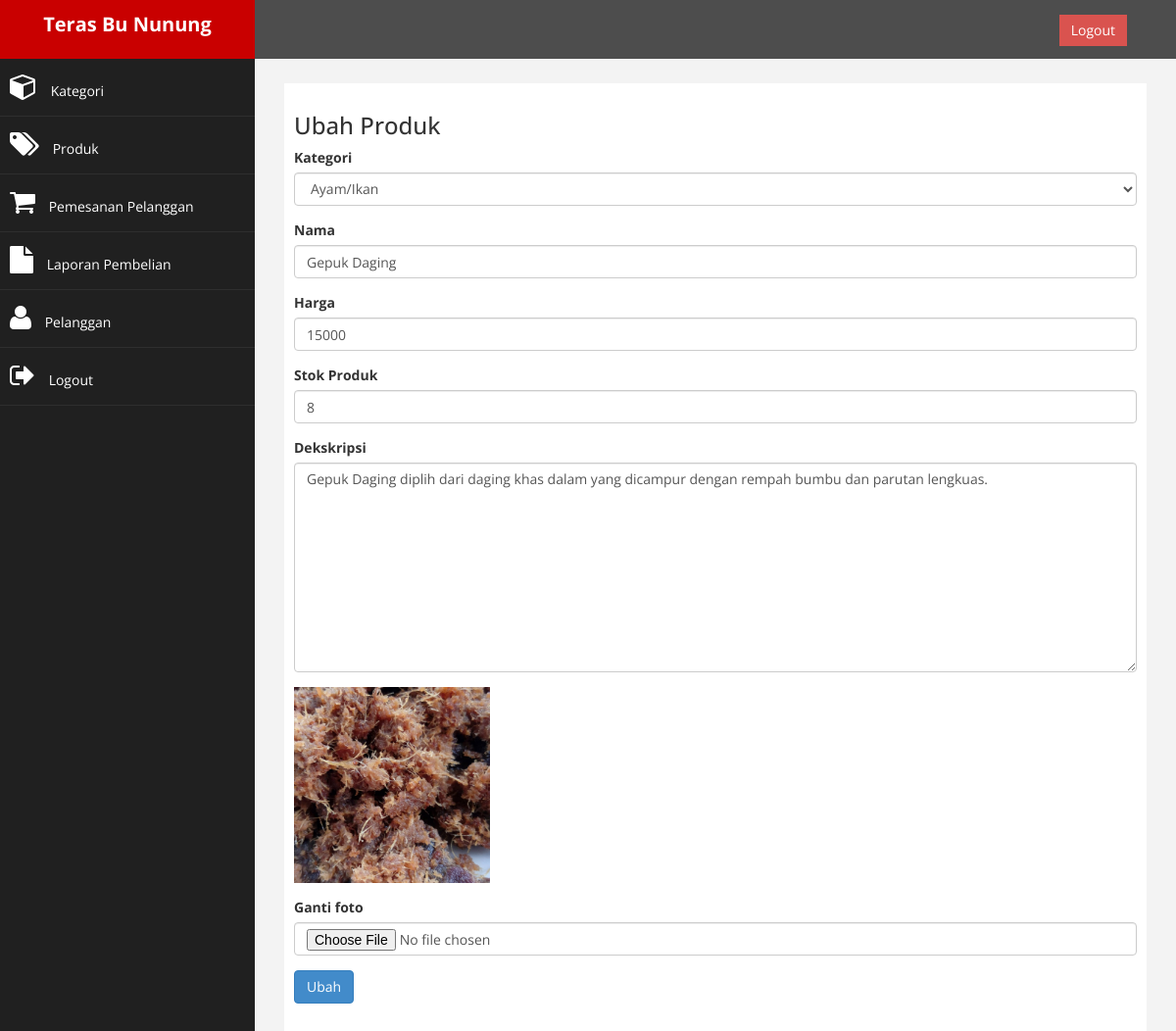
Screenshot of /admin/index.php?halaman=ubahproduk&id=2 (signed in) with the database file from the repository.
### tables this page shows
CREATE TABLE `produk` (
  `id_produk` int(11) NOT NULL,
  `id_kategori` int(5) NOT NULL,
  `nama_produk` varchar(100) NOT NULL,
  `harga_produk` int(11) NOT NULL,
  `foto_produk` varchar(100) NOT NULL,
  `des_produk` text NOT NULL,
  `stok_produk` int(5) NOT NULL
);

CREATE TABLE `kategori` (
  `id_kategori` int(5) NOT NULL,
  `nama_kategori` varchar(100) NOT NULL
);

### admin/ubahproduk.php (the view, shortened to what this page needs)
<h3>Ubah Produk</h3>
<?php
$ambil = $koneksi->query("SELECT * FROM produk WHERE id_produk='$_GET[id]'");
$pecah = $ambil->fetch_assoc();
?>
<?php
$datakategori = array();
$ambil = $koneksi->query("SELECT * FROM kategori");
while ($tiap = $ambil->fetch_assoc()) {
    $datakategori[] = $tiap;
}
?>
<form method="POST" enctype="multipart/form-data">
    <div class="form-group">
        <label>Kategori</label>
        <select name="id_kategori" class="form-control">
            <?php foreach ($datakategori as $key => $value) : ?>
                <option value="<?php echo $value["id_kategori"] ?>" <?php if ($pecah["id_kategori"] == $value["id_kategori"]) {
                                                                        echo "selected";
                                                                    } ?>>
                    <?php echo $value["nama_kategori"] ?>
                </option>
            <?php endforeach ?>
        </select>
    </div>
    <div class="form-group">
        <label>Nama</label>
        <input type="text" class="form-control" name="nama" value="<?php echo $pecah['nama_produk']; ?>">
    </div>
    <div class="form-group">
        <label>Harga</label>
        <input type="number" class="form-control" name="harga" value="<?php echo $pecah['harga_produk']; ?>">
    </div>
    <div class="form-group">
        <label>Stok Produk</label>
        <input type="number" class="form-control" name="stok" value="<?php echo $pecah['stok_produk']; ?>">
    </div>
    <div class="form-group">
        <label>Dekskripsi</label>
        <textarea class="form-control" name="deskripsi" rows="10"><?php echo $pecah['des_produk']; ?></textarea>
    </div>
    <div class="form-group">
        <img src="../foto_produk/<?php echo $pecah['foto_produk'] ?> " width="200px">
    </div>
    <div class="form-group">
        <label>Ganti foto</label>
        <input type="file" class="form-control" name="foto">
    </div>
    <button class="btn btn-primary" name="ubah">Ubah</button>
</form>

### admin/assets/css/custom.css (style rules this page uses)
body { font-family: 'Open Sans', sans-serif; }

### rows the page displays
produk: id_kategori "Ayam/Ikan", nama "Gepuk Daging", harga "15000", stok "8", deskripsi "Gepuk Daging diplih dari daging khas dalam yang dicampur dengan rempah bumbu dan parutan lengkuas.", foto_produk (picture)
